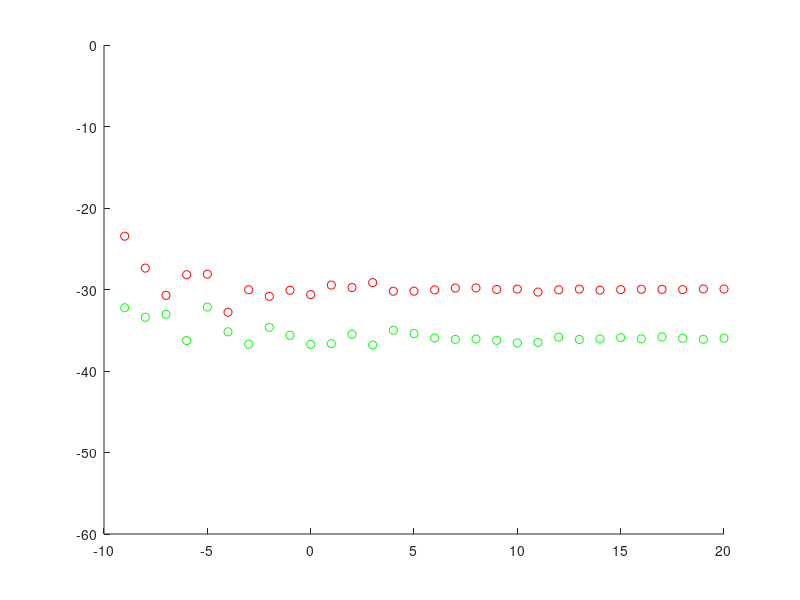
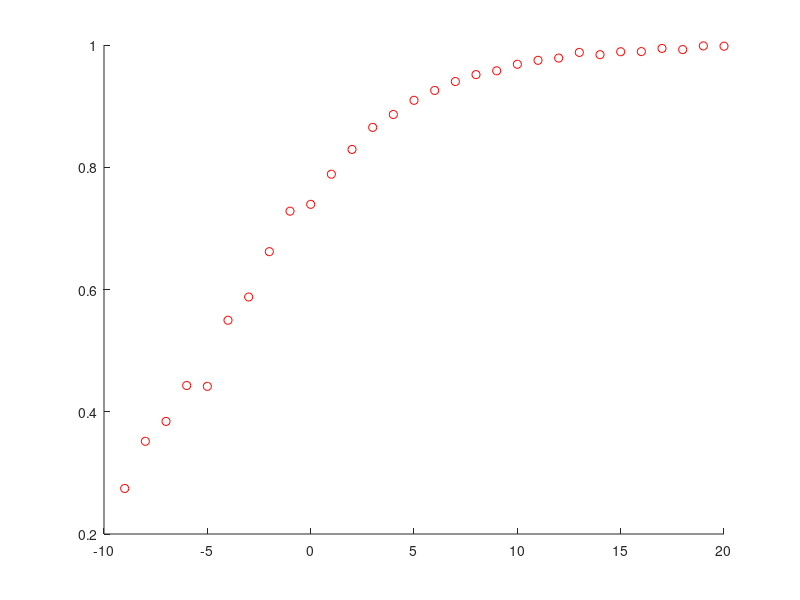

The MATLAB source for these figures, in order:
%% Afric_Sim_test_espirit
clc;clear;
%% Initializations
alpha = 1; %ground weighting factor
beta = 1;   %veg weighting factor
Pol_ground = [1;-1;0]/sqrt(2); 
% Pol_Cum_ground = [-1;0;0]/2; %ground
Pol_Cum_ground = [1;1;0;-1;0;0]/2; %ground
Pol_vegitation = [1;1;1]/sqrt(3); 
% Pol_Cum_vegitation = [1;1;1]/3; %vegitation
Pol_Cum_vegitation = [1;1;1;1;1;1]/3; %vegitation
ground_offset = pi/6; % ground interferomitry offset
vegitation_offset = pi/5;    % veg interferomitry offset
samples = 10;
Window = 200;    %size of window
Averaged_samples = 30;

phi1=zeros(Averaged_samples,1); phi2=zeros(Averaged_samples,1);
mag1=zeros(Averaged_samples,1); mag2=zeros(Averaged_samples,1);
phi3=zeros(Averaged_samples,1); phi4=zeros(Averaged_samples,1);
mag3=zeros(Averaged_samples,1); mag4=zeros(Averaged_samples,1);

%% Matrix Calculations
% Implimenting a window. Esprit and SR techniques
R1=zeros(3,3);
R2=R1;
% R11=zeros(3,3);
% R22=R11;
R11=zeros(6,6);
R22=R11;

% figure(3)
% hold on;

for Averaged_sample = 1:Averaged_samples;
    
    SNR(Averaged_sample)=Averaged_sample-10;
    Noise = (10^(-SNR(Averaged_sample)/20))/sqrt(3);
    
    for n = 1:samples
       
        g =  Pol_ground*(sqrt(-2*log(1-rand(1,Window))).*exp(1i*2*pi*rand(1,Window)));
        v =  Pol_vegitation*(sqrt(-2*log(1-rand(1,Window))).*exp(1i*2*pi*rand(1,Window)));
        
        s1 = alpha*g + beta*v;
        s2 = alpha*exp(1i*ground_offset)*g + beta*exp(1i*vegitation_offset)*v;
        
        s1_Noise = s1 + Noise*sqrt(-2*log(1-rand(3,Window))).*exp(1i*2*pi*rand(3,Window));
        s2_Noise = s2 + Noise*sqrt(-2*log(1-rand(3,Window))).*exp(1i*2*pi*rand(3,Window));
                        
        
%         p1=[s1_Noise(1,:).*s1_Noise(1,:)
%             s1_Noise(2,:).*s1_Noise(2,:)
%             s1_Noise(3,:).*s1_Noise(3,:)
%             s1_Noise(1,:).*s1_Noise(2,:)
%             s1_Noise(1,:).*s1_Noise(3,:)
%             s1_Noise(2,:).*s1_Noise(3,:)];
%         
%         p2=[s2_Noise(1,:).*s2_Noise(1,:)
%             s2_Noise(2,:).*s2_Noise(2,:)
%             s2_Noise(3,:).*s2_Noise(3,:)
%             s2_Noise(1,:).*s2_Noise(2,:)
%             s2_Noise(1,:).*s2_Noise(3,:)
%             s2_Noise(2,:).*s2_Noise(3,:)];
%         
%         R11 = p1*p1'/Window;
%         R22 = p1*p2'/Window;
                          
        p1=[s1_Noise(1,:)
            s1_Noise(2,:)
            s1_Noise(3,:)];
        
        p2=[s2_Noise(1,:)
            s2_Noise(2,:)
            s2_Noise(3,:)];
        
        R1 = p1*p1'/Window;
        R2 = p1*p2'/Window;

%         A=pinv(R11)*R22;
%         
%         [u,c] = eig(A);
%         
%         s1=abs(Pol_Cum_ground'*u);
%         [ss,kk]=sort(s1,'descend');
%         phi1(Averaged_sample)=phi1(Averaged_sample) + 0.5*angle(c(kk(1),kk(1)))/samples;
%         mag1(Averaged_sample)=mag1(Averaged_sample) + abs(c(kk(1),kk(1)))/samples;
%         
% %         plot(SNR(Averaged_sample),0.5*angle(c(kk(1),kk(1)))*180/pi,'b+');
%         
%         s2=abs(Pol_Cum_vegitation'*u);
%         [ss,kk]=sort(s2,'descend');
%         phi2(Averaged_sample) = phi2(Averaged_sample) + 0.5*angle(c(kk(1),kk(1)))/samples;
%         mag2(Averaged_sample) = mag2(Averaged_sample) + abs(c(kk(1),kk(1)))/samples;
        
        A=pinv(R1)*R2;
        
        [u,c] = eig(A);
        
        s1=abs(Pol_ground'*u);
        [ss,kk]=sort(s1,'descend');
        phi3(Averaged_sample)=phi3(Averaged_sample) + angle(c(kk(1),kk(1)))/samples;
        mag3(Averaged_sample)=mag3(Averaged_sample) + abs(c(kk(1),kk(1)))/samples;

%         plot(SNR(Averaged_sample),angle(c(kk(1),kk(1)))*180/pi,'ro');
        
        s2=abs(Pol_vegitation'*u);
        [ss,kk]=sort(s2,'descend');
        phi4(Averaged_sample) = phi4(Averaged_sample) + angle(c(kk(1),kk(1)))/samples;
        mag4(Averaged_sample) = mag4(Averaged_sample) + abs(c(kk(1),kk(1)))/samples;

    end     
end
%% Plotting Results

figure(1)
hold on;
% plot(SNR,phi1*180/pi,'b+');
plot(SNR,phi3*180/pi,'ro');
% plot(SNR,phi2*180/pi,'k+');
plot(SNR,phi4*180/pi,'go');
axis([-10 20 -60 0]);
hold off

figure(2)
hold on;
% plot(SNR,mag1,'b+');
plot(SNR,mag3,'ro');
hold off;
